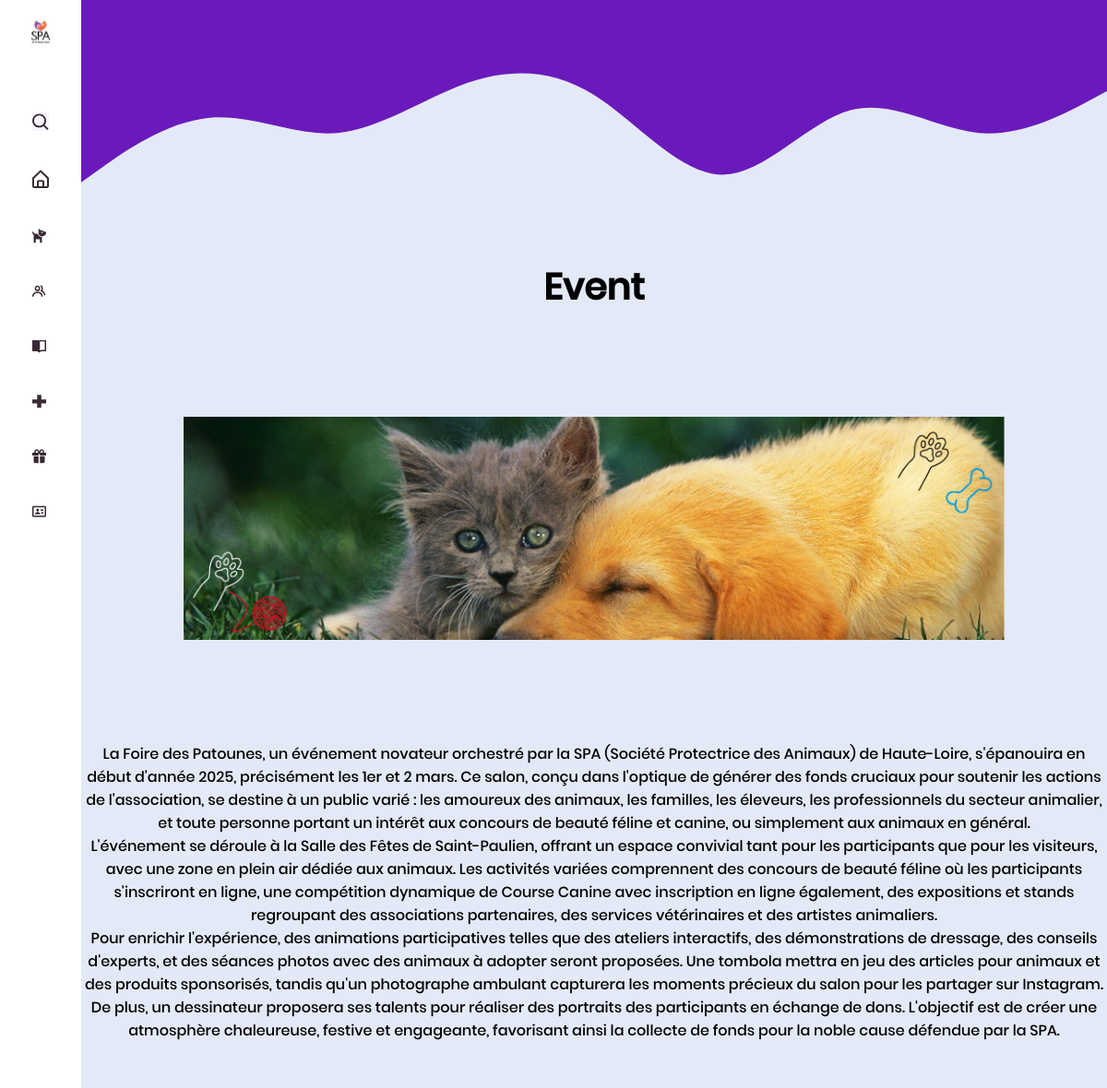
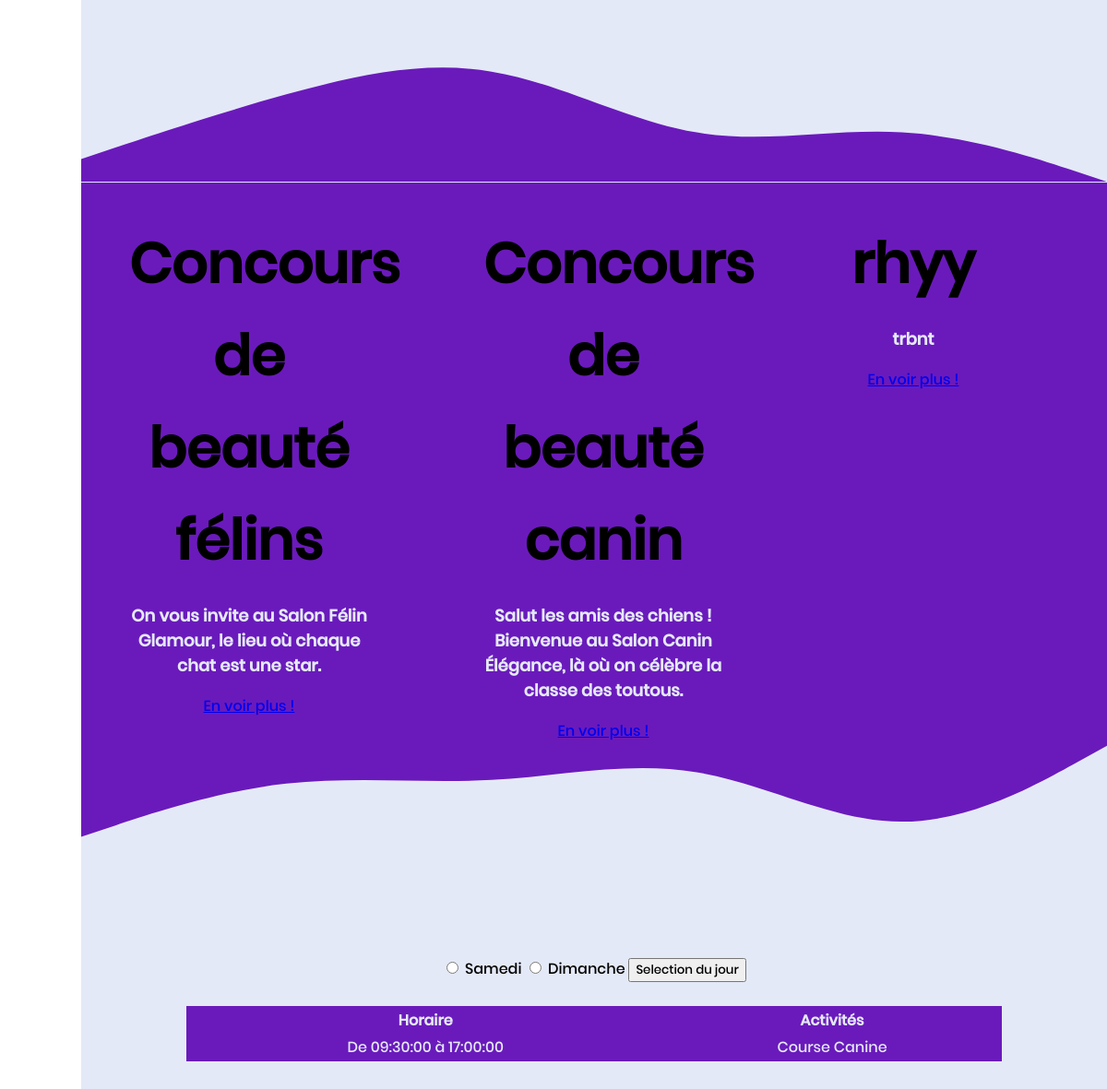
The app's page /index.php?Jour=2025-03-02 with its own data (2 pictures, top to bottom).
### tables this page shows
CREATE TABLE `activite` (
  `Id_activite` int(11) NOT NULL,
  `nom` text NOT NULL,
  `description` text NOT NULL,
  `minidesc` text NOT NULL,
  `img` text NOT NULL,
  `date` date NOT NULL,
  `horaire_deb` time NOT NULL,
  `horaire_fin` time NOT NULL
);

### index.php (the view, shortened to what this page needs)
<!DOCTYPE html>
<html>
<head>
  <link rel="stylesheet" href="style/styles.css">
</head>
<?php
include("config/configuration.php");
$bdd = new PDO($dsn, $user, $password);
$requete = 'SELECT * FROM `activite`';
$resultats = $bdd->query($requete);
$aff = $resultats->fetchAll();
$requete = 'SELECT nom, horaire_deb, horaire_fin FROM activite WHERE date ="2025-03-01" ORDER BY horaire_deb ASC';
$resultats = $bdd->query($requete);
$affjour = $resultats->fetchAll();
if (isset($_GET['Jour'])) {
  $jour = $_GET['Jour'];
  $requete = 'SELECT nom, horaire_deb, horaire_fin FROM activite WHERE date ="' . $jour . '" ORDER BY horaire_deb ASC';
  $resultats = $bdd->query($requete);
  $affjour = $resultats->fetchAll();
}
?>
<body>
  <div class="sidenav">
    <img class="imglogo"src="images/logo spa.svg"></br>
    <img style="background-color: #F6F5FF;" src="images/1.svg"></br>
    <img src="images/2.svg"></br>
    <img src="images/3.svg"></br>
    <img src="images/4.svg"></br>
    <img src="images/5.svg"></br>
    <img src="images/6.svg"></br>
    <img src="images/7.svg"></br>
    <img src="images/8.svg"></br>
  </div>
  <div>
    <h1> Event </h1>
    <img src="images/1x/event.png" class="baniere">
    <div> La Foire des Patounes, un événement novateur orchestré par la SPA (Société Protectrice des Animaux) de Haute-Loire, s'épanouira en début d'année 2025, précisément les 1er et 2 mars. Ce salon, conçu dans l'optique de générer des fonds cruciaux pour soutenir les actions de l'association, se destine à un public varié : les amoureux des animaux, les familles, les éleveurs, les professionnels du secteur animalier, et toute personne portant un intérêt aux concours de beauté féline et canine, ou simplement aux animaux en général. <br>
L'événement se déroule à la Salle des Fêtes de Saint-Paulien, offrant un espace convivial tant pour les participants que pour les visiteurs, avec une zone en plein air dédiée aux animaux. Les activités variées comprennent des concours de beauté féline où les participants s'inscriront en ligne, une compétition dynamique de Course Canine avec inscription en ligne également, des expositions et stands regroupant des associations partenaires, des services vétérinaires et des artistes animaliers.<br>
Pour enrichir l'expérience, des animations participatives telles que des ateliers interactifs, des démonstrations de dressage, des conseils d'experts, et des séances photos avec des animaux à adopter seront proposées. Une tombola mettra en jeu des articles pour animaux et des produits sponsorisés, tandis qu'un photographe ambulant capturera les moments précieux du salon pour les partager sur Instagram. De plus, un dessinateur proposera ses talents pour réaliser des portraits des participants en échange de dons. L'objectif est de créer une atmosphère chaleureuse, festive et engageante, favorisant ainsi la collecte de fonds pour la noble cause défendue par la SPA.<br>
</div>
      <div class="violetcarrousel">
        <ul id="c">
          <?php
          foreach ($aff as $value) {
            echo '<li> <h3><strong>' . $value["nom"] . '</strong></h3><h3>' . $value["minidesc"] . '</h3> <a href="pages/activite.php?id='.$value["Id_activite"].'">En voir plus ! </a></li>';
          }
          ?>
        </ul>
      </div>
      <div>
        <form method="GET">
          <input type="radio" name="Jour" id="Samedi" value="2025-03-01" />
          <label for="Samedi">Samedi</label>
          <input type="radio" name="Jour" id="Dimanche" value="2025-03-02" />
          <label for="Dimanche">Dimanche</label>
          <input type="submit" value="Selection du jour">
        </form>
        <table style="margin-bottom:4%;">
          <thead>
            <tr>
              <th>Horaire</th>
              <th>Activités</th>
            </tr>
          </thead>
          <tbody>
            <?php
            foreach ($affjour as $value) {
              echo '<tr><td>' ."De ". $value['horaire_deb'] ." à ". $value['horaire_fin'] . ' </td> <td>' . $value['nom'] . '</td></tr>';
            }
            ?>
          </tbody>
        </table>
      </div>
</body>

### style/styles.css (style rules this page uses)
body { margin: 0; margin-left: 88px; text-align: center; background-color: #E4E9F7; font-family: "poppins"; }
.sidenav { height: 100%; width: 88px; position: fixed; z-index: 1; top: 0; left: 0; background-color: #ffffff; overflow-x: hidden; padding-top: 20px; }
* { box-sizing: border-box; }
table { background-color: #6a1abb; color: #E4E9F7; margin-left: auto; margin-right: auto; width: 80%; border: solid; }
ul > li { width: 25%; list-style-type: none; position: absolute; padding: 20px; height: 200px; opacity: 0; left: 0; text-align: center; transition: 1s opacity; }
.active { opacity: 1; }
strong { color: #000000; font-weight: 700; font-size: 60px; line-height: 100px; }
img { width: 20%; margin:20%; }
.imglogo { width:45%; margin-top:-6%; margin-bottom: 48%; }
h1 { font-size:3.3vw; }
h3 { font-size:1.5vw; color:#E4E9F7 }
input { margin-bottom:2%; font-family: "poppins"; }
::placeholder { font-family: "poppins"; }
.violetcarrousel { background-color: #6a1abb; color:#E4E9F7; height:600px; }
tbody { text-align:center; }
.baniere { display: flex; align-items: center; justify-content: center; height: 100vh; margin: 10%; width: 80%; height: 80%; object-fit: contain; max-width: 100%; }

### records on screen
activite: nom "Concours de beauté félins", minidesc "On vous invite au Salon Félin Glamour, le lieu où chaque chat est une star."
activite: nom "Concours de beauté canin", minidesc "Salut les amis des chiens ! Bienvenue au Salon Canin Élégance, là où on célèbre la classe des toutous."
activite: nom "rhyy", minidesc "trbnt"
activite: horaire_deb "09:30:00", horaire_fin "17:00:00", nom "Course Canine"
